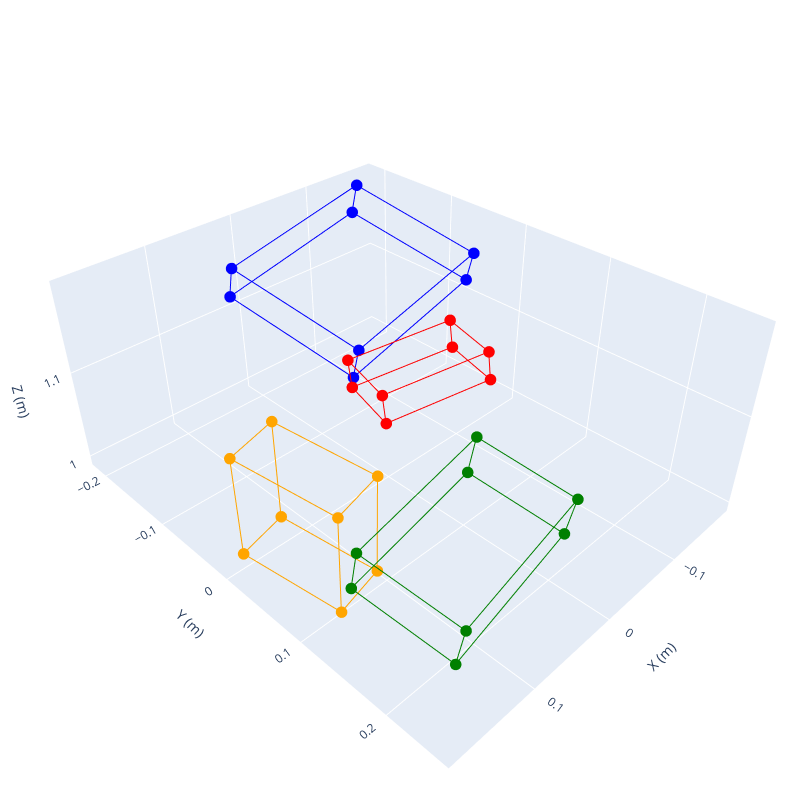

Write notebook code for a chart like this one.
### Code cell
import plotly.graph_objects as go
import numpy as np
def plot_multiple_3d_bboxes_interactive(corners_list, colors=None):
    """
    Plot multiple 3D bounding boxes interactively
    Args:
        corners_list: list of numpy arrays or tensors, each of shape (8, 3)
        colors: list of colors for each bbox
    """
    if colors is None:
        colors = ['blue'] * len(corners_list)
    
    # Create figure
    fig = go.Figure()
    
    # Define the edges of the box
    edges = [
        [0, 1], [1, 2], [2, 3], [3, 0],  # bottom face
        [4, 5], [5, 6], [6, 7], [7, 4],  # top face
        [0, 4], [1, 5], [2, 6], [3, 7]   # connecting edges
    ]
    
    for corners, color in zip(corners_list, colors):
        corners = np.array(corners)
        
        # Add edges as lines
        for edge in edges:
            fig.add_trace(go.Scatter3d(
                x=[corners[edge[0]][0], corners[edge[1]][0]],
                y=[corners[edge[0]][1], corners[edge[1]][1]],
                z=[corners[edge[0]][2], corners[edge[1]][2]],
                mode='lines',
                line=dict(color=color, width=2),
                showlegend=False
            ))
        
        # Add corners as points
        fig.add_trace(go.Scatter3d(
            x=corners[:, 0],
            y=corners[:, 1],
            z=corners[:, 2],
            mode='markers',
            marker=dict(size=4, color=color),
            showlegend=False
        ))
    
    # Update layout
    fig.update_layout(
        scene=dict(
            aspectmode='data',
            xaxis_title='X (m)',
            yaxis_title='Y (m)',
            zaxis_title='Z (m)',
            camera=dict(
                up=dict(x=0, y=0, z=1),
                center=dict(x=0, y=0, z=0),
                eye=dict(x=1.5, y=1.5, z=1.5)
            )
        ),
        width=800,
        height=800,
        margin=dict(l=0, r=0, t=0, b=0)
    )
    
    fig.show()

# Example usage for multiple bboxes:
colors = ['blue', 'red', 'green', 'orange']
plot_multiple_3d_bboxes_interactive(bbox3d[:4], colors)

### Figure 1 — Plotly figure (JSON) as saved in the notebook; plotly's stock layout.template omitted (floating-point values rounded to 4 significant figures)
{"data": [{"line": {"color": "blue", "width": 2}, "mode": "lines", "showlegend": false, "type": "scatter3d", "x": [-0.1809, -0.152], "y": [-0.06527, -0.2114], "z": [1.117, 1.157]}, {"line": {"color": "blue", "width": 2}, "mode": "lines", "showlegend": false, "type": "scatter3d", "x": [-0.152, -0.1508], "y": [-0.2114, -0.2015], "z": [1.157, 1.192]}, {"line": {"color": "blue", "width": 2}, "mode": "lines", "showlegend": false, "type": "scatter3d", "x": [-0.1508, -0.1797], "y": [-0.2015, -0.05536], "z": [1.192, 1.152]}, {"line": {"color": "blue", "width": 2}, "mode": "lines", "showlegend": false, "type": "scatter3d", "x": [-0.1797, -0.1809], "y": [-0.05536, -0.06527], "z": [1.152, 1.117]}, {"line": {"color": "blue", "width": 2}, "mode": "lines", "showlegend": false, "type": "scatter3d", "x": [0.01494, 0.04384], "y": [-0.03099, -0.1771], "z": [1.1, 1.141]}, {"line": {"color": "blue", "width": 2}, "mode": "lines", "showlegend": false, "type": "scatter3d", "x": [0.04384, 0.04504], "y": [-0.1771, -0.1672], "z": [1.141, 1.176]}, {"line": {"color": "blue", "width": 2}, "mode": "lines", "showlegend": false, "type": "scatter3d", "x": [0.04504, 0.01613], "y": [-0.1672, -0.02109], "z": [1.176, 1.136]}, {"line": {"color": "blue", "width": 2}, "mode": "lines", "showlegend": false, "type": "scatter3d", "x": [0.01613, 0.01494], "y": [-0.02109, -0.03099], "z": [1.136, 1.1]}, {"line": {"color": "blue", "width": 2}, "mode": "lines", "showlegend": false, "type": "scatter3d", "x": [-0.1809, 0.01494], "y": [-0.06527, -0.03099], "z": [1.117, 1.1]}, {"line": {"color": "blue", "width": 2}, "mode": "lines", "showlegend": false, "type": "scatter3d", "x": [-0.152, 0.04384], "y": [-0.2114, -0.1771], "z": [1.157, 1.141]}, {"line": {"color": "blue", "width": 2}, "mode": "lines", "showlegend": false, "type": "scatter3d", "x": [-0.1508, 0.04504], "y": [-0.2015, -0.1672], "z": [1.192, 1.176]}, {"line": {"color": "blue", "width": 2}, "mode": "lines", "showlegend": false, "type": "scatter3d", "x": [-0.1797, 0.01613], "y": [-0.05536, -0.02109], "z": [1.152, 1.136]}, {"marker": {"color": "blue", "size": 4}, "mode": "markers", "showlegend": false, "type": "scatter3d", "x": [-0.1809, -0.152, -0.1508, -0.1797, 0.01494, 0.04384, 0.04504, 0.01613], "y": [-0.06527, -0.2114, -0.2015, -0.05536, -0.03099, -0.1771, -0.1672, -0.02109], "z": [1.117, 1.157, 1.192, 1.152, 1.1, 1.141, 1.176, 1.136]}, {"line": {"color": "red", "width": 2}, "mode": "lines", "showlegend": false, "type": "scatter3d", "x": [-0.07249, -0.06976], "y": [0.01421, 0.01257], "z": [1.115, 1.146]}, {"line": {"color": "red", "width": 2}, "mode": "lines", "showlegend": false, "type": "scatter3d", "x": [-0.06976, -0.05129], "y": [0.01257, 0.07617], "z": [1.146, 1.147]}, {"line": {"color": "red", "width": 2}, "mode": "lines", "showlegend": false, "type": "scatter3d", "x": [-0.05129, -0.05403], "y": [0.07617, 0.07781], "z": [1.147, 1.117]}, {"line": {"color": "red", "width": 2}, "mode": "lines", "showlegend": false, "type": "scatter3d", "x": [-0.05403, -0.07249], "y": [0.07781, 0.01421], "z": [1.117, 1.115]}, {"line": {"color": "red", "width": 2}, "mode": "lines", "showlegend": false, "type": "scatter3d", "x": [0.03066, 0.03339], "y": [-0.01542, -0.01706], "z": [1.104, 1.135]}, {"line": {"color": "red", "width": 2}, "mode": "lines", "showlegend": false, "type": "scatter3d", "x": [0.03339, 0.05185], "y": [-0.01706, 0.04654], "z": [1.135, 1.136]}, {"line": {"color": "red", "width": 2}, "mode": "lines", "showlegend": false, "type": "scatter3d", "x": [0.05185, 0.04912], "y": [0.04654, 0.04818], "z": [1.136, 1.106]}, {"line": {"color": "red", "width": 2}, "mode": "lines", "showlegend": false, "type": "scatter3d", "x": [0.04912, 0.03066], "y": [0.04818, -0.01542], "z": [1.106, 1.104]}, {"line": {"color": "red", "width": 2}, "mode": "lines", "showlegend": false, "type": "scatter3d", "x": [-0.07249, 0.03066], "y": [0.01421, -0.01542], "z": [1.115, 1.104]}, {"line": {"color": "red", "width": 2}, "mode": "lines", "showlegend": false, "type": "scatter3d", "x": [-0.06976, 0.03339], "y": [0.01257, -0.01706], "z": [1.146, 1.135]}, {"line": {"color": "red", "width": 2}, "mode": "lines", "showlegend": false, "type": "scatter3d", "x": [-0.05129, 0.05185], "y": [0.07617, 0.04654], "z": [1.147, 1.136]}, {"line": {"color": "red", "width": 2}, "mode": "lines", "showlegend": false, "type": "scatter3d", "x": [-0.05403, 0.04912], "y": [0.07781, 0.04818], "z": [1.117, 1.106]}, {"marker": {"color": "red", "size": 4}, "mode": "markers", "showlegend": false, "type": "scatter3d", "x": [-0.07249, -0.06976, -0.05129, -0.05403, 0.03066, 0.03339, 0.05185, 0.04912], "y": [0.01421, 0.01257, 0.07617, 0.07781, -0.01542, -0.01706, 0.04654, 0.04818], "z": [1.115, 1.146, 1.147, 1.117, 1.104, 1.135, 1.136, 1.106]}, {"line": {"color": "green", "width": 2}, "mode": "lines", "showlegend": false, "type": "scatter3d", "x": [0.1691, 0.1704], "y": [0.241, 0.2497], "z": [1.058, 1.101]}, {"line": {"color": "green", "width": 2}, "mode": "lines", "showlegend": false, "type": "scatter3d", "x": [0.1704, 0.1847], "y": [0.2497, 0.1567], "z": [1.101, 1.119]}, {"line": {"color": "green", "width": 2}, "mode": "lines", "showlegend": false, "type": "scatter3d", "x": [0.1847, 0.1834], "y": [0.1567, 0.1479], "z": [1.119, 1.076]}, {"line": {"color": "green", "width": 2}, "mode": "lines", "showlegend": false, "type": "scatter3d", "x": [0.1834, 0.1691], "y": [0.1479, 0.241], "z": [1.076, 1.058]}, {"line": {"color": "green", "width": 2}, "mode": "lines", "showlegend": false, "type": "scatter3d", "x": [0.01471, 0.01598], "y": [0.219, 0.2277], "z": [1.067, 1.11]}, {"line": {"color": "green", "width": 2}, "mode": "lines", "showlegend": false, "type": "scatter3d", "x": [0.01598, 0.0303], "y": [0.2277, 0.1347], "z": [1.11, 1.128]}, {"line": {"color": "green", "width": 2}, "mode": "lines", "showlegend": false, "type": "scatter3d", "x": [0.0303, 0.02903], "y": [0.1347, 0.126], "z": [1.128, 1.085]}, {"line": {"color": "green", "width": 2}, "mode": "lines", "showlegend": false, "type": "scatter3d", "x": [0.02903, 0.01471], "y": [0.126, 0.219], "z": [1.085, 1.067]}, {"line": {"color": "green", "width": 2}, "mode": "lines", "showlegend": false, "type": "scatter3d", "x": [0.1691, 0.01471], "y": [0.241, 0.219], "z": [1.058, 1.067]}, {"line": {"color": "green", "width": 2}, "mode": "lines", "showlegend": false, "type": "scatter3d", "x": [0.1704, 0.01598], "y": [0.2497, 0.2277], "z": [1.101, 1.11]}, {"line": {"color": "green", "width": 2}, "mode": "lines", "showlegend": false, "type": "scatter3d", "x": [0.1847, 0.0303], "y": [0.1567, 0.1347], "z": [1.119, 1.128]}, {"line": {"color": "green", "width": 2}, "mode": "lines", "showlegend": false, "type": "scatter3d", "x": [0.1834, 0.02903], "y": [0.1479, 0.126], "z": [1.076, 1.085]}, {"marker": {"color": "green", "size": 4}, "mode": "markers", "showlegend": false, "type": "scatter3d", "x": [0.1691, 0.1704, 0.1847, 0.1834, 0.01471, 0.01598, 0.0303, 0.02903], "y": [0.241, 0.2497, 0.1567, 0.1479, 0.219, 0.2277, 0.1347, 0.126], "z": [1.058, 1.101, 1.119, 1.076, 1.067, 1.11, 1.128, 1.085]}, {"line": {"color": "orange", "width": 2}, "mode": "lines", "showlegend": false, "type": "scatter3d", "x": [0.187, 0.1361], "y": [0.01109, 0.0014], "z": [1.124, 1.129]}, {"line": {"color": "orange", "width": 2}, "mode": "lines", "showlegend": false, "type": "scatter3d", "x": [0.1361, 0.1267], "y": [0.0014, -0.01115], "z": [1.129, 1.01]}, {"line": {"color": "orange", "width": 2}, "mode": "lines", "showlegend": false, "type": "scatter3d", "x": [0.1267, 0.1776], "y": [-0.01115, -0.001454], "z": [1.01, 1.005]}, {"line": {"color": "orange", "width": 2}, "mode": "lines", "showlegend": false, "type": "scatter3d", "x": [0.1776, 0.187], "y": [-0.001454, 0.01109], "z": [1.005, 1.124]}, {"line": {"color": "orange", "width": 2}, "mode": "lines", "showlegend": false, "type": "scatter3d", "x": [0.1661, 0.1152], "y": [0.116, 0.1063], "z": [1.115, 1.12]}, {"line": {"color": "orange", "width": 2}, "mode": "lines", "showlegend": false, "type": "scatter3d", "x": [0.1152, 0.1058], "y": [0.1063, 0.09378], "z": [1.12, 1.0]}, {"line": {"color": "orange", "width": 2}, "mode": "lines", "showlegend": false, "type": "scatter3d", "x": [0.1058, 0.1567], "y": [0.09378, 0.1035], "z": [1.0, 0.9952]}, {"line": {"color": "orange", "width": 2}, "mode": "lines", "showlegend": false, "type": "scatter3d", "x": [0.1567, 0.1661], "y": [0.1035, 0.116], "z": [0.9952, 1.115]}, {"line": {"color": "orange", "width": 2}, "mode": "lines", "showlegend": false, "type": "scatter3d", "x": [0.187, 0.1661], "y": [0.01109, 0.116], "z": [1.124, 1.115]}, {"line": {"color": "orange", "width": 2}, "mode": "lines", "showlegend": false, "type": "scatter3d", "x": [0.1361, 0.1152], "y": [0.0014, 0.1063], "z": [1.129, 1.12]}, {"line": {"color": "orange", "width": 2}, "mode": "lines", "showlegend": false, "type": "scatter3d", "x": [0.1267, 0.1058], "y": [-0.01115, 0.09378], "z": [1.01, 1.0]}, {"line": {"color": "orange", "width": 2}, "mode": "lines", "showlegend": false, "type": "scatter3d", "x": [0.1776, 0.1567], "y": [-0.001454, 0.1035], "z": [1.005, 0.9952]}, {"marker": {"color": "orange", "size": 4}, "mode": "markers", "showlegend": false, "type": "scatter3d", "x": [0.187, 0.1361, 0.1267, 0.1776, 0.1661, 0.1152, 0.1058, 0.1567], "y": [0.01109, 0.0014, -0.01115, -0.001454, 0.116, 0.1063, 0.09378, 0.1035], "z": [1.124, 1.129, 1.01, 1.005, 1.115, 1.12, 1.0, 0.9952]}], "layout": {"height": 800, "margin": {"b": 0, "l": 0, "r": 0, "t": 0}, "scene": {"aspectmode": "data", "camera": {"center": {"x": 0, "y": 0, "z": 0}, "eye": {"x": 1.5, "y": 1.5, "z": 1.5}, "up": {"x": 0, "y": 0, "z": 1}}, "xaxis": {"title": {"text": "X (m)"}}, "yaxis": {"title": {"text": "Y (m)"}}, "zaxis": {"title": {"text": "Z (m)"}}}, "width": 800}}
